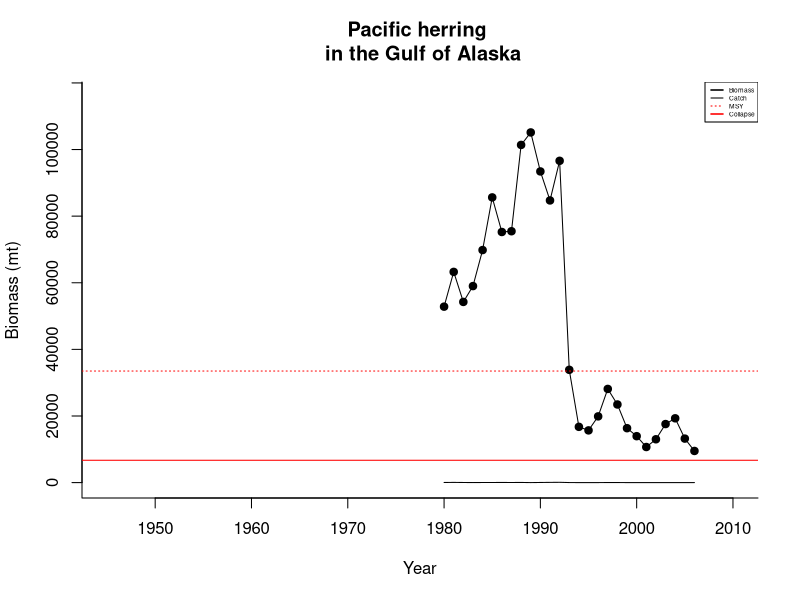
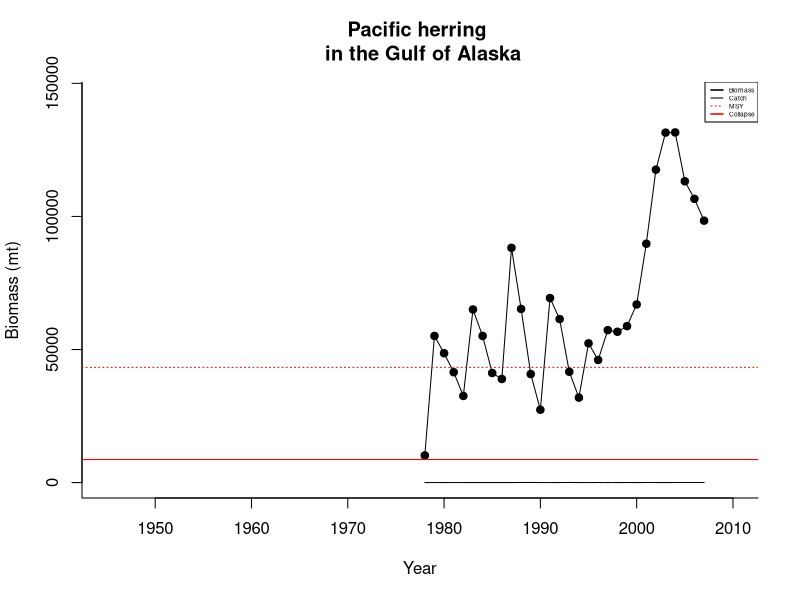
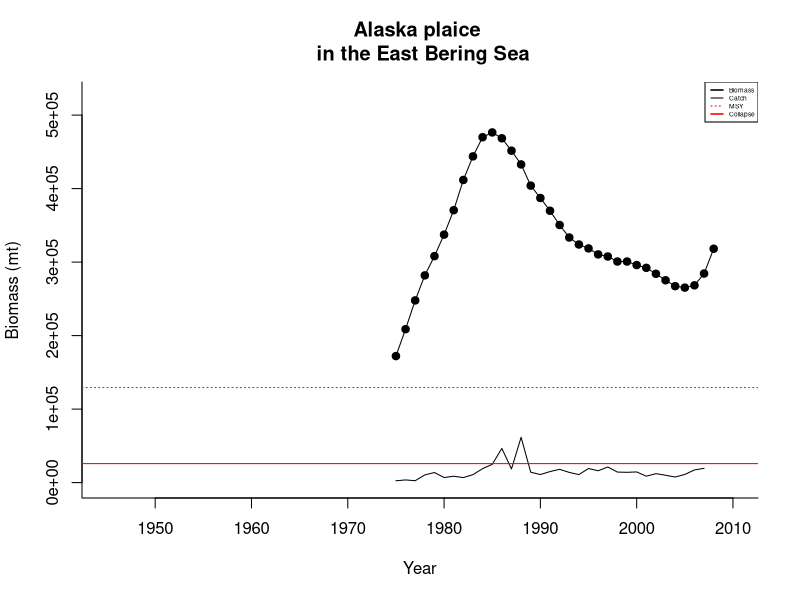
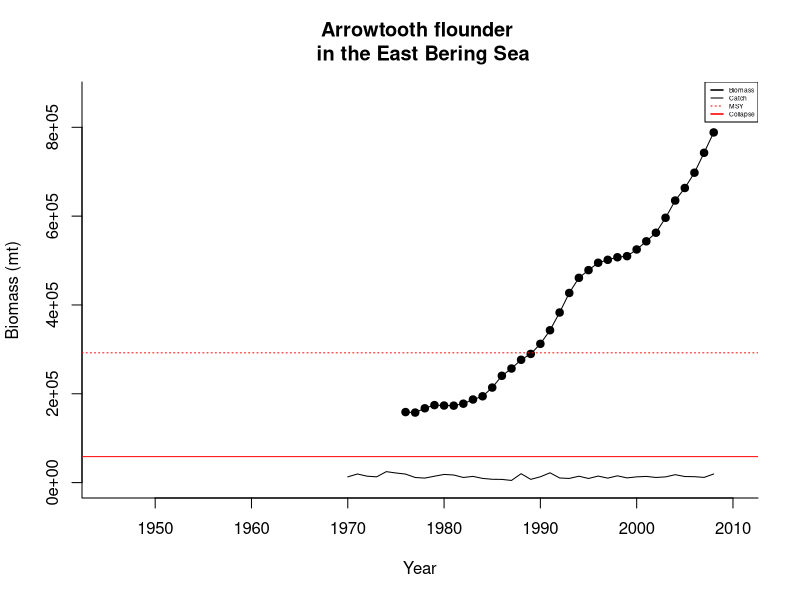
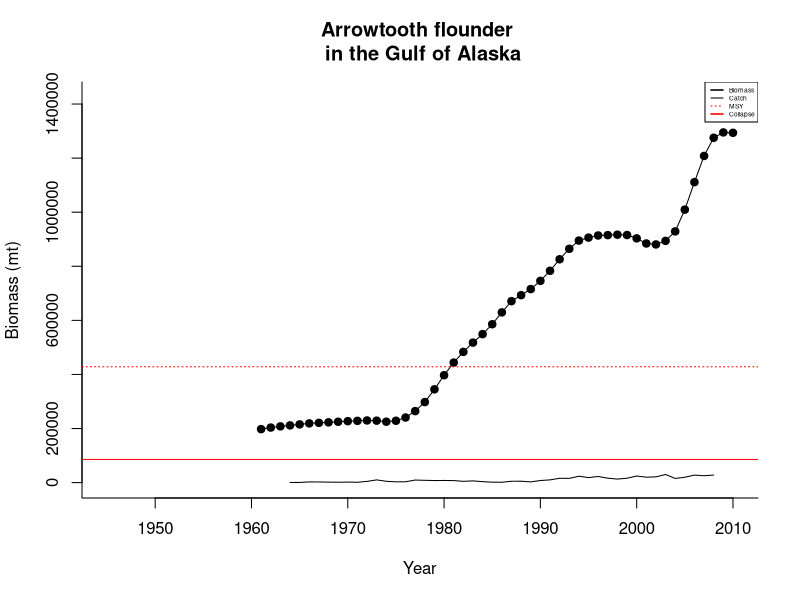
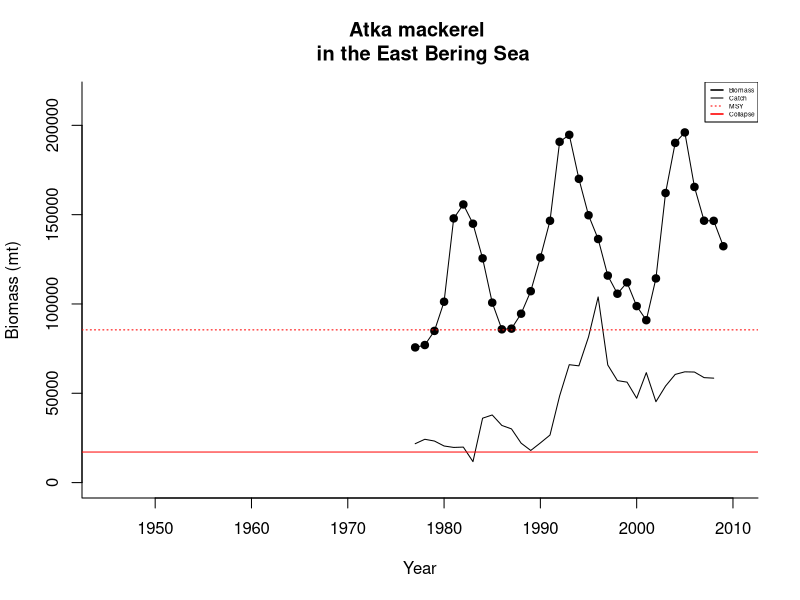
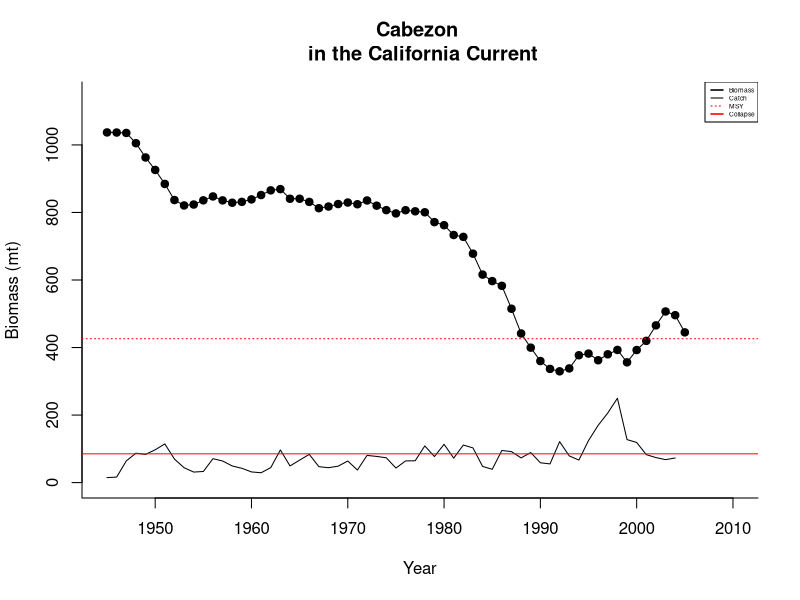
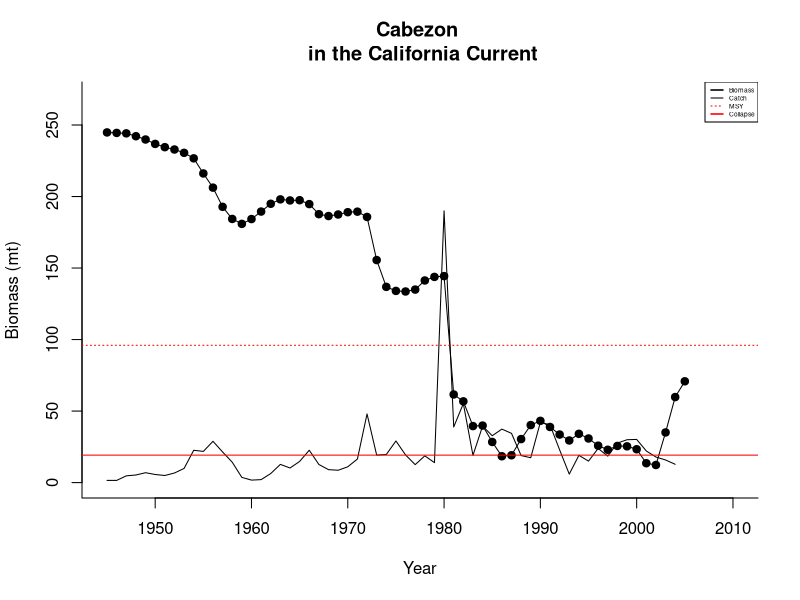

Recreate these plots in R, in order.
#cat("Please set your working directory to the git folder "Regional_Collapse"")
setwd("..")

stocks <- read.csv("data_tables/stocks.csv", stringsAsFactors=F)
fish <- read.csv("data_tables/fish.csv", stringsAsFactors=F)

#subset only the species with working collapse estiamtes
st2 <-subset(stocks, !is.na(stocks$final_collapse))
#fsh2 <- merge(fish, st2, by = "ASSESSID", all.x=F, all.y=T)

#set your working directory to somewhere sensible before running this.
setwd("sandbox/")

output_pdf <- "biomass_msy_figures.pdf"
pdf(output_pdf,width=7,height=4)
#i=1
#for(i in 204:224){
for(i in 1:length(st2$ASSESSID)) {
  a <- subset(fish,ASSESSID ==st2$ASSESSID[i])
  a <- subset(a, TSYEAR>=1945 & TSYEAR<3000) #bound years
  if(st2$final_collapse_metric[i]=="admb"){
    ylim1 = c(0,max(a$TOTAL,na.rm=TRUE)+(.1*max(a$TOTAL,na.rm=TRUE)))
    plot(a$TSYEAR, a$TOTAL, pch=19, 
         main=paste(st2$COMMON[i], 
                    "\n in the", st2$LME_NAME[i]), # "\n this is record number", i), 
         type="o", bty="l",
         ylim=ylim1, xlim=c(1945,2010), xlab="Year", ylab = "Biomass (mt)")
  }else if(st2$final_collapse_metric[i]=="BRP_SSBMSY"){
    ylim1 = c(0,max(a$SSB,na.rm=TRUE)+(.1*max(a$SSB,na.rm=TRUE)))
    plot(a$TSYEAR, a$SSB, pch=19, 
         main=paste(st2$COMMON[i], 
                    "\n in the", st2$LME_NAME[i]), # "\n this is record number", i), 
         type="o", bty="l",
         ylim=ylim1, xlim=c(1945,2010), xlab="Year", ylab = "Biomass (mt)")
  }else if(st2$final_collapse_metric[i]=="BRP_BMSY"){
    ylim1 = c(0,max(a$TOTAL,na.rm=TRUE)+(.1*max(a$TOTAL,na.rm=TRUE)))
    plot(a$TSYEAR, a$TOTAL, pch=19, 
         main=paste(st2$COMMON[i], 
                    "\n in the", st2$LME_NAME[i]), # "\n this is record number", i), 
         type="o", bty="l",
         ylim=ylim1, xlim=c(1945,2010), xlab="Year", ylab = "Biomass (mt)")
  }else{
    cat("\n NO SUITABLE BIOMASS FOUND \n")
  }
  lines(a$TSYEAR, a$CATCH_LANDINGS, xlab="", ylab="")
  if (!is.na(st2$final_threshVale[i])){
    abline(h=st2$final_threshVale[i]*5,col="red",lty=3)
    abline(h=st2$final_threshVale[i],col="red",lty=1)
  }
  legend("topright",
         c("Biomass","Catch","MSY","Collapse"), # puts text in the legend
         lty=c(1,1,3,1), # gives the legend appropriate symbols
         lwd=c(1.5,1,1),
         col=c("black","black","red","red"),
         cex=0.4) 
}
dev.off() #return from printing to file
